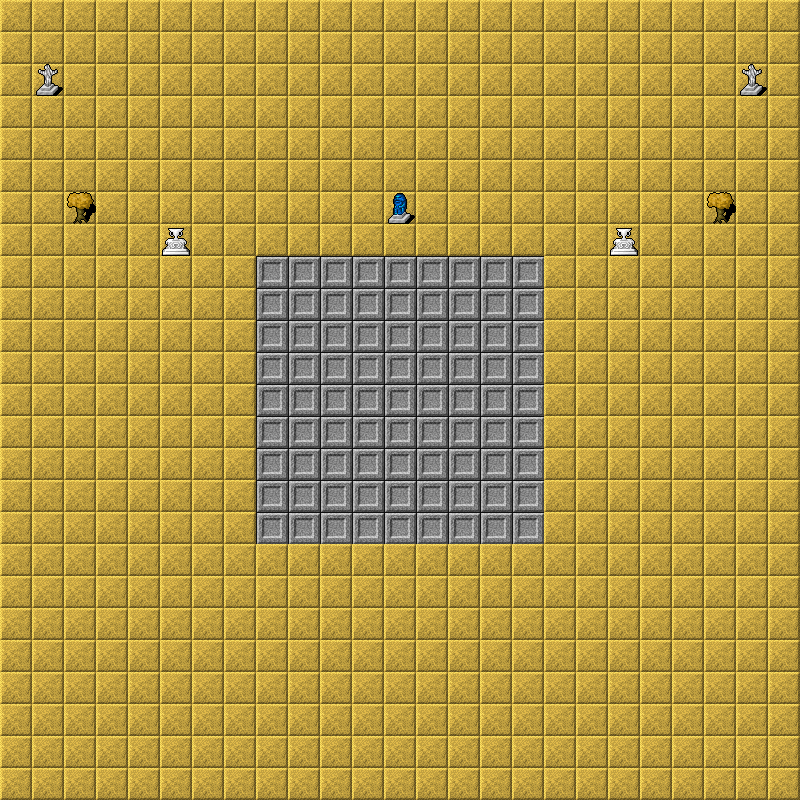

The image is a tile-based game level rendered from a .tmx file. Its description and source (layers, tilesets, objects; grid data summarised) follow:
An orthogonal 25x25 tile map with 32x32 px tiles, 3 tile layers (bg, solid, other) and 9 objects.

<map version="1.0" orientation="orthogonal" renderorder="right-down" width="25" height="25" tilewidth="32" tileheight="32" nextobjectid="11">
 <tileset firstgid="1" name="tile" tilewidth="32" tileheight="32">
  <image source="tile.png" width="2048" height="1536" />
 </tileset>
 <layer name="bg" width="25" height="25">
  <data>[625 cells, 625 non-empty, 2 distinct tile ids]</data>
 </layer>
 <layer name="solid" width="25" height="25">
  <data>[625 cells, 5 non-empty, 3 distinct tile ids]</data>
 </layer>
 <layer name="other" width="25" height="25">
  <data>[625 cells, 2 non-empty, 1 distinct tile ids]</data>
 </layer>
 <objectgroup name="obj">
  <object id="15" gid="1807" x="320" y="418" />
  <object id="16" gid="1870" x="480" y="450" />
  <object id="17" gid="1869" x="446" y="321" />
  <object id="18" gid="1866" x="416" y="384" />
  <object id="19" gid="1803" x="352" y="318" />
  <object id="20" gid="1741" x="287" y="325" />
 </objectgroup>
 <objectgroup name="portal">
  <object id="9" gid="2886" x="33" y="323" src="r.tmx" spawnx="512" spawny="421" />
 </objectgroup>
 <objectgroup name="anim">
  <object id="10" gid="782" x="320" y="129" speed="0.2" steps="8" />
  <object id="11" gid="665" x="509" y="126" speed="0.1" steps="4" />
 </objectgroup>
</map>
